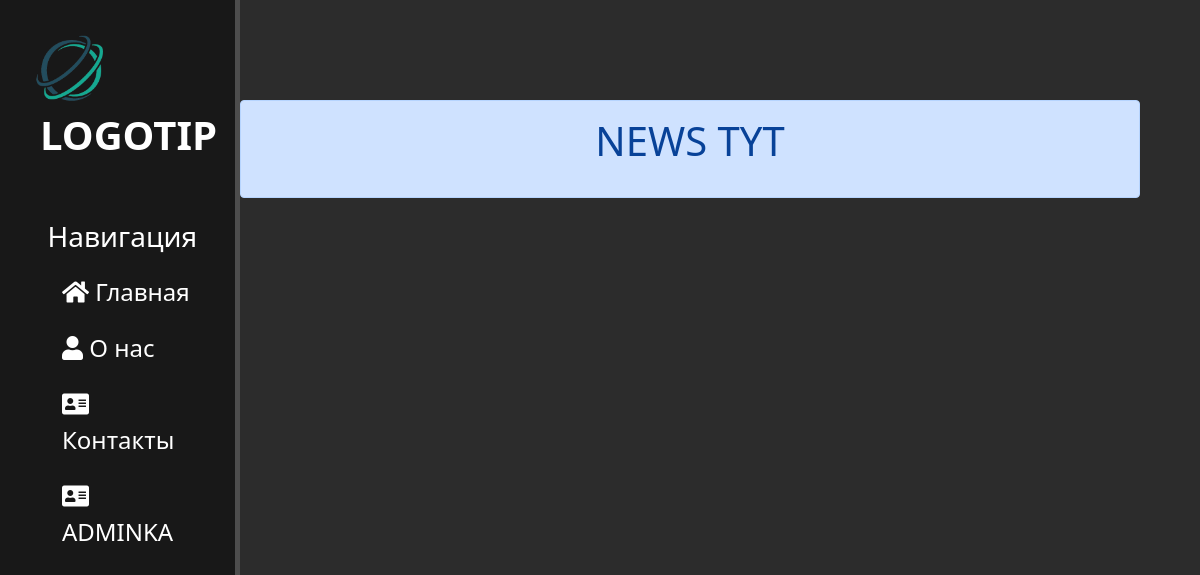
Before: /news/ with the older database file.
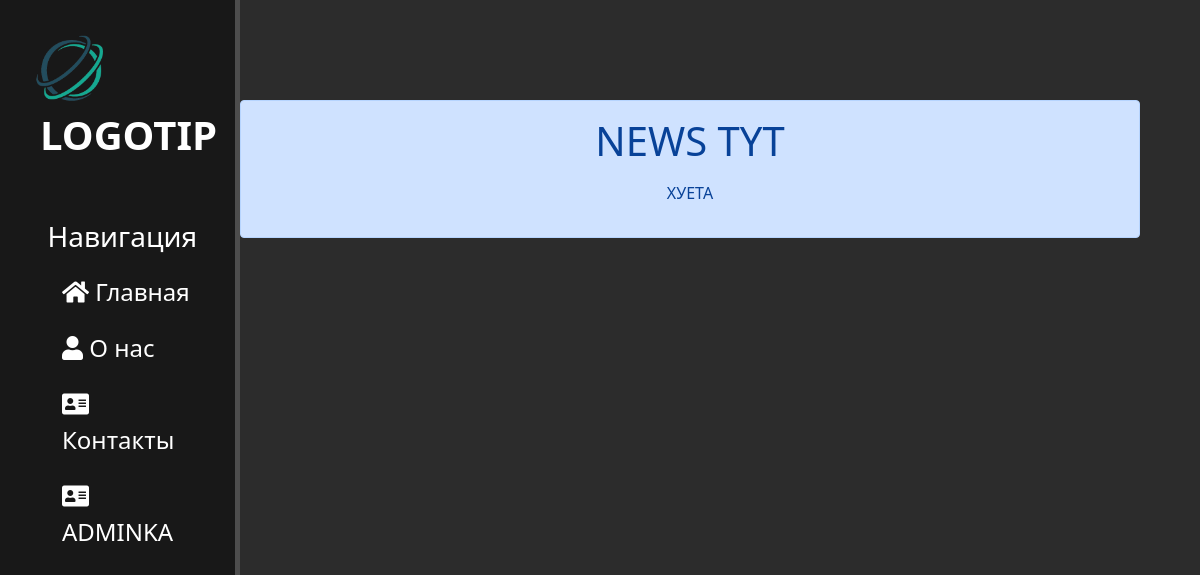
After: the same page with the newer database file.
### news/models.py (models this page shows, shortened)
class Articles(models.Model):
    title = models.CharField("Название", max_length=50)
    anons = models.CharField("Анонс", max_length=50)
    full_text = models.TextField("Статья")
    date = models.DateTimeField ('Дата публикации')
    class Meta:
        verbose_name = 'Новость'
        verbose_name_plural = "Новости"

### news/views.py (the view)
# urls.py: path('', views.news_home, name = 'news_home'),
def news_home(request):
    news = Articles.objects.all()
    return render (request, 'news/news_home.html', {'news': news})

### news/templates/news/news_home.html (shortened to what this page needs)
{% extends 'main/layout.html' %}
{% block content%}
<div class='features'>
<div class="alert alert-primary" role="alert">
    <h1>NEWS TYT</h1>
    <p>
        {%for elements in news%}
        <p>{{elements.title}}</p>
        {%endfor%}
    </p>
</div>
</div>
{% endblock %}

Changed rows visible on the page:
added Articles: title "ХУЕТА"
